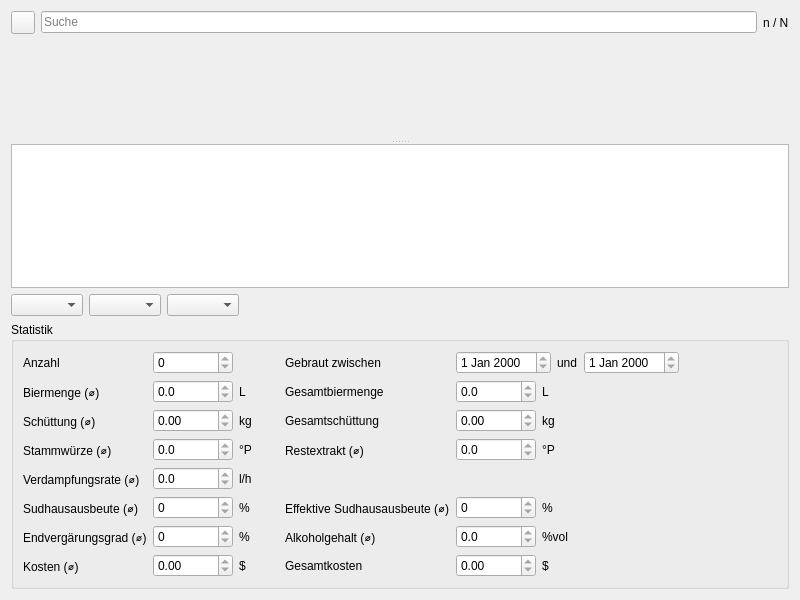
<?xml version="1.0" encoding="UTF-8"?>
<ui version="4.0">
 <class>DlgBrauUebersicht</class>
 <widget class="QDialog" name="DlgBrauUebersicht">
  <property name="geometry">
   <rect>
    <x>0</x>
    <y>0</y>
    <width>800</width>
    <height>600</height>
   </rect>
  </property>
  <property name="windowTitle">
   <string>Brauübersicht</string>
  </property>
  <property name="windowIcon">
   <iconset theme="actionbrauuebersicht"/>
  </property>
  <layout class="QVBoxLayout" name="verticalLayout">
   <item>
    <layout class="QHBoxLayout" name="horizontalLayoutFilter">
     <item>
      <widget class="FilterButtonSud" name="btnFilter">
       <property name="icon">
        <iconset theme="filter"/>
       </property>
      </widget>
     </item>
     <item>
      <widget class="QLineEdit" name="tbFilter">
       <property name="toolTip">
        <string>&lt;html&gt;&lt;head/&gt;&lt;body&gt;&lt;p&gt;&lt;span style=&quot; font-weight:600;&quot;&gt;Textfilter&lt;/span&gt; für die Sudsuche. Gesucht wird in den Feldern &lt;span style=&quot; font-weight:600;&quot;&gt;Sudname&lt;/span&gt;, &lt;span style=&quot; font-weight:600;&quot;&gt;Kommentar&lt;/span&gt;, &lt;span style=&quot; font-weight:600;&quot;&gt;Malz&lt;/span&gt;, &lt;span style=&quot; font-weight:600;&quot;&gt;Hopfen&lt;/span&gt;, &lt;span style=&quot; font-weight:600;&quot;&gt;Hefe&lt;/span&gt;, &lt;span style=&quot; font-weight:600;&quot;&gt;Zusätze&lt;/span&gt; und &lt;span style=&quot; font-weight:600;&quot;&gt;Tags&lt;/span&gt;.&lt;/p&gt;&lt;/body&gt;&lt;/html&gt;</string>
       </property>
       <property name="text">
        <string/>
       </property>
       <property name="placeholderText">
        <string>Suche</string>
       </property>
       <property name="clearButtonEnabled">
        <bool>true</bool>
       </property>
      </widget>
     </item>
     <item>
      <widget class="QLabel" name="lblFilter">
       <property name="text">
        <string notr="true">n / N</string>
       </property>
      </widget>
     </item>
    </layout>
   </item>
   <item>
    <widget class="QSplitter" name="splitter">
     <property name="orientation">
      <enum>Qt::Vertical</enum>
     </property>
     <property name="childrenCollapsible">
      <bool>false</bool>
     </property>
     <widget class="Chart3" name="diagram" native="true">
      <property name="sizePolicy">
       <sizepolicy hsizetype="Expanding" vsizetype="Expanding">
        <horstretch>0</horstretch>
        <verstretch>0</verstretch>
       </sizepolicy>
      </property>
      <property name="minimumSize">
       <size>
        <width>0</width>
        <height>100</height>
       </size>
      </property>
     </widget>
     <widget class="TableView" name="table">
      <property name="minimumSize">
       <size>
        <width>0</width>
        <height>100</height>
       </size>
      </property>
      <property name="contextMenuPolicy">
       <enum>Qt::CustomContextMenu</enum>
      </property>
      <property name="editTriggers">
       <set>QAbstractItemView::NoEditTriggers</set>
      </property>
      <property name="alternatingRowColors">
       <bool>true</bool>
      </property>
      <property name="selectionMode">
       <enum>QAbstractItemView::SingleSelection</enum>
      </property>
      <property name="selectionBehavior">
       <enum>QAbstractItemView::SelectRows</enum>
      </property>
      <property name="wordWrap">
       <bool>false</bool>
      </property>
      <attribute name="verticalHeaderVisible">
       <bool>false</bool>
      </attribute>
      <attribute name="verticalHeaderDefaultSectionSize">
       <number>20</number>
      </attribute>
     </widget>
    </widget>
   </item>
   <item>
    <layout class="QHBoxLayout" name="horizontalLayout_2">
     <item>
      <widget class="ComboBox" name="cbAuswahlL1">
       <property name="toolTip">
        <string>&lt;html&gt;&lt;head/&gt;&lt;body&gt;&lt;p&gt;Hier kann ein &lt;span style=&quot; font-weight:600;&quot;&gt;erster Parameter &lt;/span&gt;gewählt werden, welcher im Zeitdiagramm dargestellt wird.&lt;/p&gt;&lt;/body&gt;&lt;/html&gt;</string>
       </property>
      </widget>
     </item>
     <item>
      <widget class="ComboBox" name="cbAuswahlL2">
       <property name="toolTip">
        <string>&lt;html&gt;&lt;head/&gt;&lt;body&gt;&lt;p&gt;Hier kann ein &lt;span style=&quot; font-weight:600;&quot;&gt;zweiter Parameter &lt;/span&gt;gewählt werden, welcher im Zeitdiagramm dargestellt wird.&lt;/p&gt;&lt;/body&gt;&lt;/html&gt;</string>
       </property>
      </widget>
     </item>
     <item>
      <widget class="ComboBox" name="cbAuswahlL3">
       <property name="toolTip">
        <string>&lt;html&gt;&lt;head/&gt;&lt;body&gt;&lt;p&gt;Hier kann ein &lt;span style=&quot; font-weight:600;&quot;&gt;dritter Parameter &lt;/span&gt;gewählt werden, welcher im Zeitdiagramm dargestellt wird.&lt;/p&gt;&lt;p&gt;Damit können Vorlieben für bestimmte Bierstile über die Zeitleiste oder die Optimierung der Sudhausausbeute auf der Anlage graphisch aufbereitet dargestellt werden. So sagt etwas ein gleichmäßiger Graph viel über Routine auf der Brauanlage aus, während Ausschläge ein Hinweis darauf sind, dass der Brauprozess an einigen Stellen noch optimiert werden kann.&lt;/p&gt;&lt;/body&gt;&lt;/html&gt;</string>
       </property>
      </widget>
     </item>
     <item>
      <spacer name="horizontalSpacer">
       <property name="orientation">
        <enum>Qt::Horizontal</enum>
       </property>
       <property name="sizeHint" stdset="0">
        <size>
         <width>40</width>
         <height>20</height>
        </size>
       </property>
      </spacer>
     </item>
    </layout>
   </item>
   <item>
    <widget class="QGroupBox" name="groupBox">
     <property name="title">
      <string>Statistik</string>
     </property>
     <layout class="QGridLayout" name="gridLayout_2">
      <item row="9" column="0">
       <widget class="QLabel" name="lblKosten">
        <property name="text">
         <string>Kosten (⌀)</string>
        </property>
       </widget>
      </item>
      <item row="6" column="3">
       <widget class="QLabel" name="label_14">
        <property name="text">
         <string>Effektive Sudhausausbeute (⌀)</string>
        </property>
       </widget>
      </item>
      <item row="9" column="2">
       <widget class="QLabel" name="lblKostenEinheit">
        <property name="text">
         <string>$</string>
        </property>
       </widget>
      </item>
      <item row="1" column="1">
       <widget class="DoubleSpinBox" name="tbMenge">
        <property name="minimumSize">
         <size>
          <width>80</width>
          <height>0</height>
         </size>
        </property>
        <property name="readOnly">
         <bool>true</bool>
        </property>
        <property name="decimals">
         <number>1</number>
        </property>
        <property name="maximum">
         <double>10000.000000000000000</double>
        </property>
       </widget>
      </item>
      <item row="2" column="4">
       <widget class="DoubleSpinBox" name="tbGesamtschuettung">
        <property name="minimumSize">
         <size>
          <width>80</width>
          <height>0</height>
         </size>
        </property>
        <property name="readOnly">
         <bool>true</bool>
        </property>
       </widget>
      </item>
      <item row="4" column="3">
       <widget class="QLabel" name="label_17">
        <property name="text">
         <string>Restextrakt (⌀)</string>
        </property>
       </widget>
      </item>
      <item row="8" column="2">
       <widget class="QLabel" name="label_25">
        <property name="text">
         <string>%</string>
        </property>
       </widget>
      </item>
      <item row="6" column="0">
       <widget class="QLabel" name="label_13">
        <property name="text">
         <string>Sudhausausbeute (⌀)</string>
        </property>
       </widget>
      </item>
      <item row="9" column="1">
       <widget class="DoubleSpinBox" name="tbKosten">
        <property name="minimumSize">
         <size>
          <width>80</width>
          <height>0</height>
         </size>
        </property>
        <property name="readOnly">
         <bool>true</bool>
        </property>
       </widget>
      </item>
      <item row="2" column="3">
       <widget class="QLabel" name="label_7">
        <property name="text">
         <string>Gesamtschüttung</string>
        </property>
       </widget>
      </item>
      <item row="4" column="1">
       <widget class="DoubleSpinBox" name="tbStammwuerze">
        <property name="minimumSize">
         <size>
          <width>80</width>
          <height>0</height>
         </size>
        </property>
        <property name="readOnly">
         <bool>true</bool>
        </property>
        <property name="decimals">
         <number>1</number>
        </property>
       </widget>
      </item>
      <item row="8" column="1">
       <widget class="DoubleSpinBox" name="tbEndvergaerungsgrad">
        <property name="minimumSize">
         <size>
          <width>80</width>
          <height>0</height>
         </size>
        </property>
        <property name="readOnly">
         <bool>true</bool>
        </property>
        <property name="decimals">
         <number>0</number>
        </property>
       </widget>
      </item>
      <item row="2" column="2">
       <widget class="QLabel" name="label_27">
        <property name="minimumSize">
         <size>
          <width>40</width>
          <height>0</height>
         </size>
        </property>
        <property name="text">
         <string>kg</string>
        </property>
       </widget>
      </item>
      <item row="4" column="2">
       <widget class="QLabel" name="label_20">
        <property name="text">
         <string>°P</string>
        </property>
       </widget>
      </item>
      <item row="8" column="0">
       <widget class="QLabel" name="label_18">
        <property name="text">
         <string>Endvergärungsgrad (⌀)</string>
        </property>
       </widget>
      </item>
      <item row="1" column="6">
       <spacer name="horizontalSpacer_2">
        <property name="orientation">
         <enum>Qt::Horizontal</enum>
        </property>
        <property name="sizeHint" stdset="0">
         <size>
          <width>40</width>
          <height>20</height>
         </size>
        </property>
       </spacer>
      </item>
      <item row="8" column="5">
       <widget class="QLabel" name="label_26">
        <property name="text">
         <string>%vol</string>
        </property>
       </widget>
      </item>
      <item row="4" column="0">
       <widget class="QLabel" name="label_12">
        <property name="text">
         <string>Stammwürze (⌀)</string>
        </property>
       </widget>
      </item>
      <item row="4" column="5">
       <widget class="QLabel" name="label_24">
        <property name="text">
         <string>°P</string>
        </property>
       </widget>
      </item>
      <item row="1" column="3">
       <widget class="QLabel" name="label_4">
        <property name="text">
         <string>Gesamtbiermenge</string>
        </property>
       </widget>
      </item>
      <item row="4" column="4">
       <widget class="DoubleSpinBox" name="tbRestextrakt">
        <property name="minimumSize">
         <size>
          <width>80</width>
          <height>0</height>
         </size>
        </property>
        <property name="readOnly">
         <bool>true</bool>
        </property>
        <property name="decimals">
         <number>1</number>
        </property>
       </widget>
      </item>
      <item row="2" column="1">
       <widget class="DoubleSpinBox" name="tbSchuettung">
        <property name="minimumSize">
         <size>
          <width>80</width>
          <height>0</height>
         </size>
        </property>
        <property name="readOnly">
         <bool>true</bool>
        </property>
       </widget>
      </item>
      <item row="6" column="2">
       <widget class="QLabel" name="label_21">
        <property name="text">
         <string>%</string>
        </property>
       </widget>
      </item>
      <item row="8" column="3">
       <widget class="QLabel" name="label_16">
        <property name="text">
         <string>Alkoholgehalt (⌀)</string>
        </property>
       </widget>
      </item>
      <item row="6" column="1">
       <widget class="DoubleSpinBox" name="tbSudhausaubeute">
        <property name="minimumSize">
         <size>
          <width>80</width>
          <height>0</height>
         </size>
        </property>
        <property name="readOnly">
         <bool>true</bool>
        </property>
        <property name="decimals">
         <number>0</number>
        </property>
       </widget>
      </item>
      <item row="8" column="4">
       <widget class="DoubleSpinBox" name="tbAlkoholgehalt">
        <property name="minimumSize">
         <size>
          <width>80</width>
          <height>0</height>
         </size>
        </property>
        <property name="readOnly">
         <bool>true</bool>
        </property>
        <property name="decimals">
         <number>1</number>
        </property>
       </widget>
      </item>
      <item row="2" column="5">
       <widget class="QLabel" name="label_28">
        <property name="minimumSize">
         <size>
          <width>40</width>
          <height>0</height>
         </size>
        </property>
        <property name="text">
         <string>kg</string>
        </property>
       </widget>
      </item>
      <item row="1" column="4">
       <widget class="DoubleSpinBox" name="tbGesamtmenge">
        <property name="minimumSize">
         <size>
          <width>80</width>
          <height>0</height>
         </size>
        </property>
        <property name="readOnly">
         <bool>true</bool>
        </property>
        <property name="decimals">
         <number>1</number>
        </property>
       </widget>
      </item>
      <item row="9" column="4">
       <widget class="DoubleSpinBox" name="tbGesamtkosten">
        <property name="minimumSize">
         <size>
          <width>80</width>
          <height>0</height>
         </size>
        </property>
        <property name="readOnly">
         <bool>true</bool>
        </property>
       </widget>
      </item>
      <item row="2" column="0">
       <widget class="QLabel" name="label_6">
        <property name="text">
         <string>Schüttung (⌀)</string>
        </property>
       </widget>
      </item>
      <item row="1" column="0">
       <widget class="QLabel" name="label_2">
        <property name="text">
         <string>Biermenge (⌀)</string>
        </property>
       </widget>
      </item>
      <item row="6" column="4">
       <widget class="DoubleSpinBox" name="tbEffSudhausausbeute">
        <property name="minimumSize">
         <size>
          <width>80</width>
          <height>0</height>
         </size>
        </property>
        <property name="readOnly">
         <bool>true</bool>
        </property>
        <property name="decimals">
         <number>0</number>
        </property>
       </widget>
      </item>
      <item row="9" column="3">
       <widget class="QLabel" name="lblGesamtkosten">
        <property name="text">
         <string>Gesamtkosten</string>
        </property>
       </widget>
      </item>
      <item row="9" column="5">
       <widget class="QLabel" name="lblGesamtkostenEinheit">
        <property name="text">
         <string>$</string>
        </property>
       </widget>
      </item>
      <item row="1" column="2">
       <widget class="QLabel" name="label_5">
        <property name="minimumSize">
         <size>
          <width>40</width>
          <height>0</height>
         </size>
        </property>
        <property name="text">
         <string>L</string>
        </property>
       </widget>
      </item>
      <item row="6" column="5">
       <widget class="QLabel" name="label_22">
        <property name="text">
         <string>%</string>
        </property>
       </widget>
      </item>
      <item row="1" column="5">
       <widget class="QLabel" name="label_9">
        <property name="minimumSize">
         <size>
          <width>40</width>
          <height>0</height>
         </size>
        </property>
        <property name="text">
         <string>L</string>
        </property>
       </widget>
      </item>
      <item row="5" column="0">
       <widget class="QLabel" name="label_15">
        <property name="text">
         <string>Verdampfungsrate (⌀)</string>
        </property>
       </widget>
      </item>
      <item row="5" column="1">
       <widget class="DoubleSpinBox" name="tbVerdampfungsrate">
        <property name="minimumSize">
         <size>
          <width>80</width>
          <height>0</height>
         </size>
        </property>
        <property name="readOnly">
         <bool>true</bool>
        </property>
        <property name="decimals">
         <number>1</number>
        </property>
       </widget>
      </item>
      <item row="5" column="2">
       <widget class="QLabel" name="label_23">
        <property name="text">
         <string>l/h</string>
        </property>
       </widget>
      </item>
      <item row="0" column="4" colspan="3">
       <layout class="QHBoxLayout" name="horizontalLayout">
        <item>
         <widget class="DateEdit" name="tbDatumVon">
          <property name="minimumSize">
           <size>
            <width>80</width>
            <height>0</height>
           </size>
          </property>
          <property name="readOnly">
           <bool>true</bool>
          </property>
         </widget>
        </item>
        <item>
         <widget class="QLabel" name="label_11">
          <property name="text">
           <string>und</string>
          </property>
         </widget>
        </item>
        <item>
         <widget class="DateEdit" name="tbDatumBis">
          <property name="minimumSize">
           <size>
            <width>80</width>
            <height>0</height>
           </size>
          </property>
          <property name="readOnly">
           <bool>true</bool>
          </property>
         </widget>
        </item>
        <item>
         <spacer name="horizontalSpacer_3">
          <property name="orientation">
           <enum>Qt::Horizontal</enum>
          </property>
          <property name="sizeHint" stdset="0">
           <size>
            <width>40</width>
            <height>20</height>
           </size>
          </property>
         </spacer>
        </item>
       </layout>
      </item>
      <item row="0" column="3">
       <widget class="QLabel" name="label">
        <property name="text">
         <string>Gebraut zwischen</string>
        </property>
       </widget>
      </item>
      <item row="0" column="0">
       <widget class="QLabel" name="label_3">
        <property name="text">
         <string>Anzahl</string>
        </property>
       </widget>
      </item>
      <item row="0" column="1">
       <widget class="SpinBox" name="tbAnzahl">
        <property name="minimumSize">
         <size>
          <width>80</width>
          <height>0</height>
         </size>
        </property>
        <property name="readOnly">
         <bool>true</bool>
        </property>
       </widget>
      </item>
     </layout>
    </widget>
   </item>
  </layout>
 </widget>
 <customwidgets>
  <customwidget>
   <class>TableView</class>
   <extends>QTableView</extends>
   <header>widgets/tableview.h</header>
  </customwidget>
  <customwidget>
   <class>FilterButtonSud</class>
   <extends>QToolButton</extends>
   <header>widgets/filterbuttonsud.h</header>
  </customwidget>
  <customwidget>
   <class>ComboBox</class>
   <extends>QComboBox</extends>
   <header>widgets/combobox.h</header>
  </customwidget>
  <customwidget>
   <class>Chart3</class>
   <extends>QWidget</extends>
   <header>charts/chart3.h</header>
   <container>1</container>
  </customwidget>
  <customwidget>
   <class>DoubleSpinBox</class>
   <extends>QDoubleSpinBox</extends>
   <header>widgets/doublespinbox.h</header>
  </customwidget>
  <customwidget>
   <class>DateEdit</class>
   <extends>QDateEdit</extends>
   <header>widgets/dateedit.h</header>
  </customwidget>
  <customwidget>
   <class>SpinBox</class>
   <extends>QSpinBox</extends>
   <header>widgets/spinbox.h</header>
  </customwidget>
 </customwidgets>
 <tabstops>
  <tabstop>table</tabstop>
  <tabstop>cbAuswahlL1</tabstop>
  <tabstop>cbAuswahlL2</tabstop>
  <tabstop>cbAuswahlL3</tabstop>
 </tabstops>
 <resources/>
 <connections/>
</ui>
